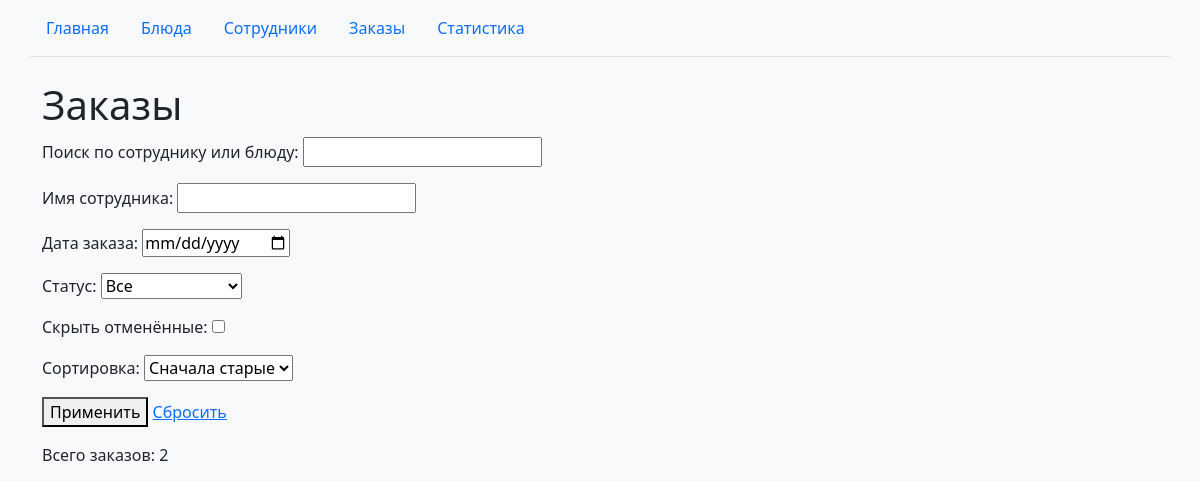
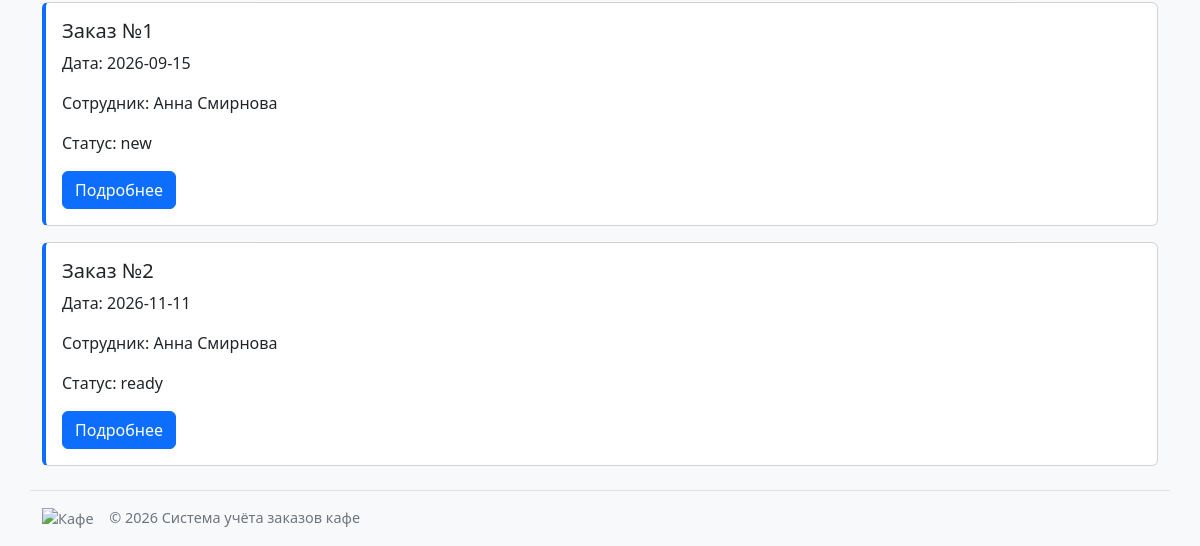
/orders/, run on an earlier commit of the app's database (2 pictures, top to bottom).
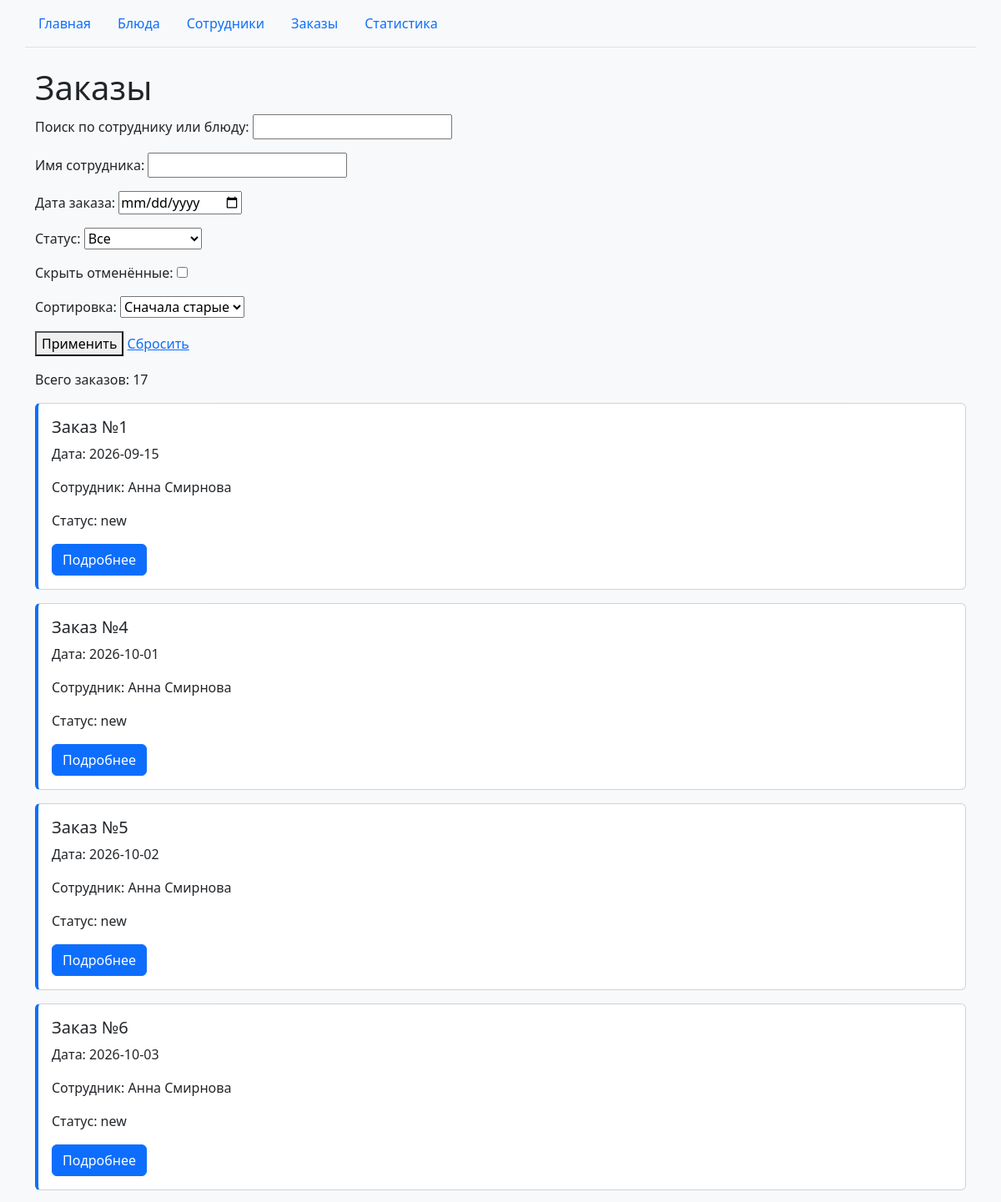
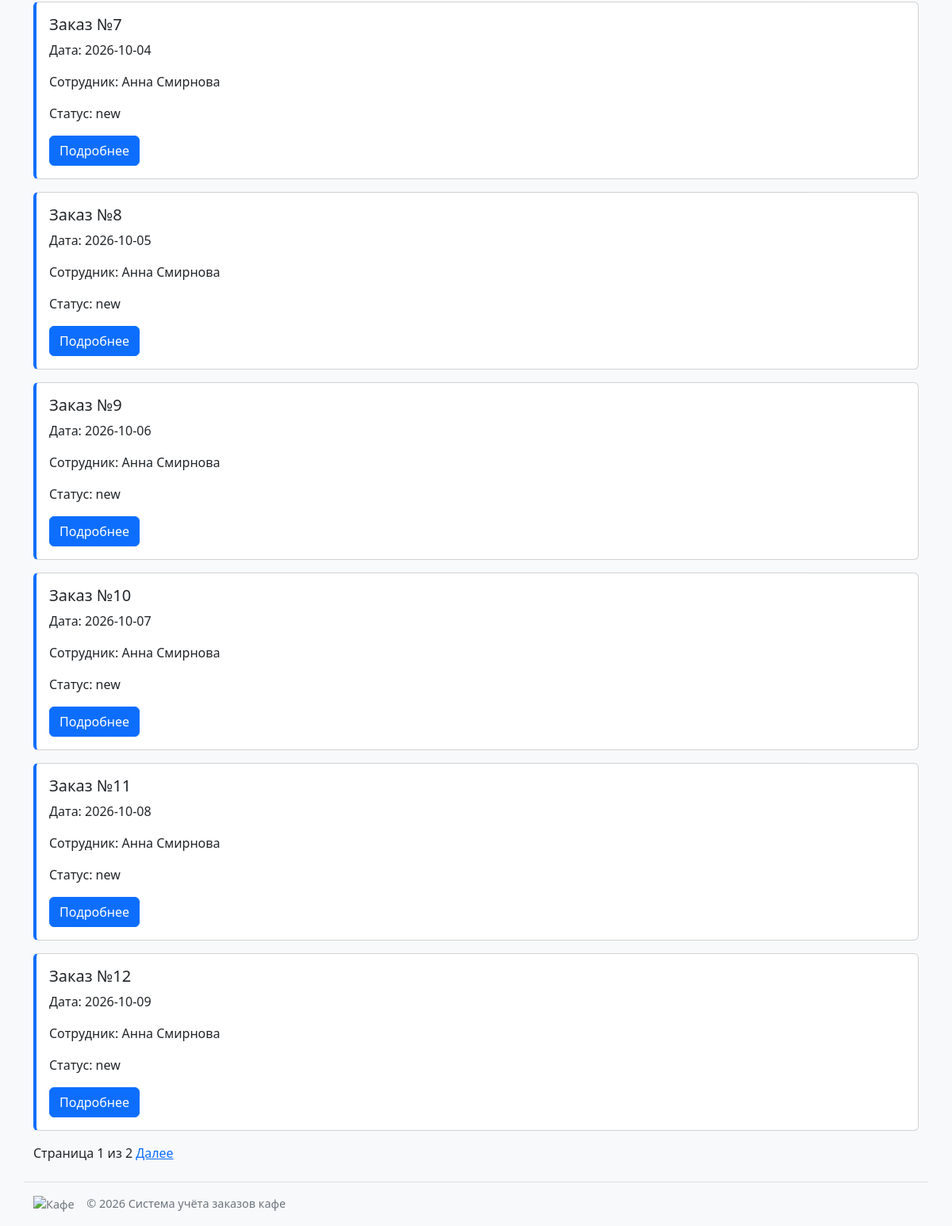
And on a later commit of the database (2 pictures, top to bottom).
### orders/models.py (models this page shows, shortened)
class Order(models.Model):
    Status = OrderStatus
    objects = OrderQuerySet.as_manager()
    employee = models.ForeignKey(
        "employees.Employee",
        on_delete=models.PROTECT,
        related_name="orders",
        verbose_name="Сотрудник",
    )
    order_date = models.DateField("Дата заказа")
    status = models.CharField(
        "Статус", max_length=20, choices=Status.choices, default=Status.NEW
    )
    class Meta:
        verbose_name = "Заказ"
        verbose_name_plural = "Заказы"

### orders/views.py (the view)
# urls.py: path("orders/", include("orders.urls")),
def orders(request):
    filters = params = request.GET.copy()
    params.setdefault("sort", "oldest")
    filters = OrderFilterForm(params)
    filters.is_valid()
    data = filters.cleaned_data
    sort = data.get("sort") or "oldest"
    orders_list = Order.objects.all()
    if data.get("status"):
        orders_list = orders_list.filter(status=data["status"])
    if data.get("employee"):
        orders_list = orders_list.filter(employee__name__icontains=data["employee"])
    if data.get("date"):
        orders_list = orders_list.for_date(data["date"])
    if data.get("q"):
        search = data["q"]
        orders_list = orders_list.filter(
            Q(employee__name__icontains=search) | Q(items__dish__name__icontains=search)
        ).distinct()
    if data.get("hide_cancelled"):
        orders_list = orders_list.without_cancelled()
    orders_list = (
        orders_list.annotate(employee_name=F("employee__name"))
        .values("id", "order_date", "employee_name", "status")
        .order_by(*SORT_OPTIONS[sort])
    )
    paginator = Paginator(orders_list, 10)
    page = paginator.get_page(request.GET.get("page"))
    context = {
        "page": page,
        "filters": filters,
    }
    return render(request, "orders/order_list.html", context)

### orders/forms.py
class OrderFilterForm(forms.Form):
    q = forms.CharField(label="Поиск по сотруднику или блюду", required=False)
    employee = forms.CharField(label="Имя сотрудника", required=False)
    date = forms.DateField(
        label="Дата заказа",
        required=False,
        input_formats=["%Y-%m-%d"],
        widget=forms.DateInput(attrs={"type": "date"}, format="%Y-%m-%d"),
    )
    status = forms.ChoiceField(
        label="Статус", choices=[("", "Все"), *Order.Status.choices], required=False
    )
    hide_cancelled = forms.BooleanField(label="Скрыть отменённые", required=False)
    sort = forms.ChoiceField(label="Сортировка", choices=SORT_LABELS, required=False)

### cafe/context_processors.py (called while the page is built)
def cafe_info(request):
    return {"cafe_name": "Система учёта заказов кафе"}

### orders/templates/orders/order_list.html (shortened to what this page needs)
{% extends "base.html" %}
{% block content %}
<h1>Заказы</h1>
<form method="get" class="mb-3">
    {{ filters.as_p }}
    <button type="submit">Применить</button>
    <a href="{% url 'orders:list' %}">Сбросить</a>
</form>
<p>Всего заказов: {{ page.paginator.count }}</p>
{% for order in page %}
    {% include "orders/includes/order_card.html" %}
{% empty %}
    <p>Заказы не найдены.</p>
{% endfor %}
{% if page.has_other_pages %}
    <nav aria-label="Страницы заказов">
        <span>Страница {{ page.number }} из {{ page.paginator.num_pages }}</span>
        {% if page.has_next %}
            <a href="{% querystring page=page.next_page_number %}">Далее</a>
        {% endif %}
    </nav>
{% endif %}
{% endblock %}

### orders/templates/orders/includes/order_card.html
<div class="card order-card mb-3">
    <div class="card-body">
        <h5 class="card-title">Заказ №{{ order.id }}</h5>
        <p class="card-text">Дата: {{ order.order_date|date:"Y-m-d" }}</p>
        <p class="card-text">Сотрудник: {{ order.employee_name }}</p>
        <p class="card-text">Статус: {{ order.status }}</p>
        <a href="{% url 'orders:detail' order.id %}" class="btn btn-primary">Подробнее</a>
    </div>
</div>

What changed in the data, as far as the page shows it:
no longer on this page (row unchanged): Order: id "2", order_date "2026-11-11", employee_name "Анна Смирнова", status "ready"
added Order: id "4", order_date "2026-10-01", employee_name "Анна Смирнова", status "new"
added Order: id "5", order_date "2026-10-02", employee_name "Анна Смирнова", status "new"
added Order: id "6", order_date "2026-10-03", employee_name "Анна Смирнова", status "new"
added Order: id "7", order_date "2026-10-04", employee_name "Анна Смирнова", status "new"
added Order: id "8", order_date "2026-10-05", employee_name "Анна Смирнова", status "new"
added Order: id "9", order_date "2026-10-06", employee_name "Анна Смирнова", status "new"
added Order: id "10", order_date "2026-10-07", employee_name "Анна Смирнова", status "new"
added Order: id "11", order_date "2026-10-08", employee_name "Анна Смирнова", status "new"
added Order: id "12", order_date "2026-10-09", employee_name "Анна Смирнова", status "new"
Also different on the page:
{{ page.paginator.count }}: "2" → "17"
{{ page.number }}: (not shown) → "1"
{{ page.paginator.num_pages }}: (not shown) → "2"
text now shown: "Страница из Далее"
